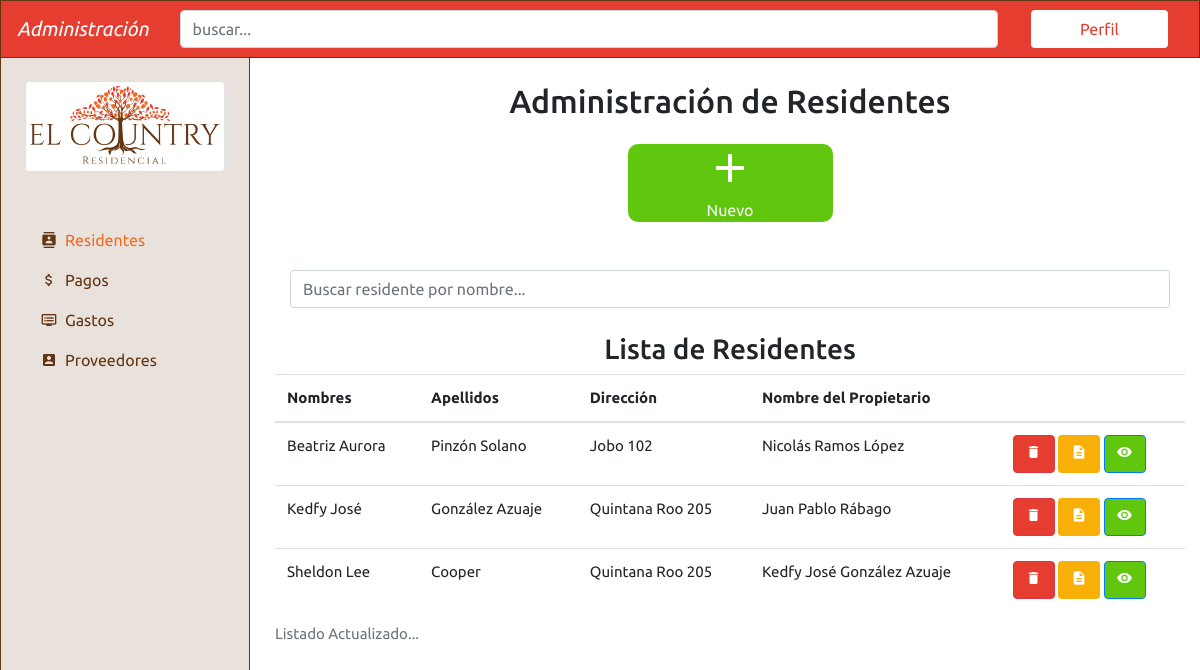
/residents/ (signed in), run on the app's committed database.
### residents/models.py (models this page shows, shortened)
class Residents(models.Model):
    name = models.CharField(max_length=50, verbose_name="nombre")
    lastname = models.CharField(max_length=50, verbose_name="apellido")
    address = models.CharField(max_length=100, verbose_name="dirección")
    phone_number = models.CharField(max_length=10, verbose_name="número telefónico", blank=True)
    email = models.EmailField(verbose_name="correo electrónico")
    type_of_property = models.CharField(max_length=50, verbose_name="tipo de inmueble")
    owner_name = models.CharField(max_length=100, verbose_name="nombre del propietario")
    owner_phone_number = models.CharField(max_length=10, verbose_name="número telefónico del propietario", blank=True)
    class Meta:
        verbose_name = "Residente"
        verbose_name_plural = "Residentes"
        ordering = ['-lastname']

### residents/views.py (the view)
# urls.py: path('', ResidentsListView.as_view(), name='residents'),
class ResidentsListView(ListView):
    model = Residents

### residents/templates/residents/residents_list.html
{% extends 'core/base.html' %}{%block title%}Residentes{% endblock %} {% block content%}
<main class="pt-4">
    <div class="container">
        <h2 class="text-center mb-4">Administración de Residentes</h2>
        <div class="row text-center panel justify-content-center align-middle">
            <div class="col-lg-3 col-md-6 col-12">
                <div class="boton bg-success d-flex align-items-center justify-content-center">
                    <a href="{% url 'residents:create' %}" class="text-light">
                        <i class="material-icons">add</i>
                        <p class="m-0">Nuevo</p>
                    </a>
                </div>
            </div>
        </div>
        <div class="col mt-5">
            <form action="#" class="my-2 my-lg-0">
                <input class="form-control" type="search" placeholder="Buscar residente por nombre...">
            </form>
        </div>
        <h3 class="text-center mt-4">Lista de Residentes</h3>
        <table class="table">
            <caption>Listado Actualizado...</caption>
            <thead>
                <tr>
                    <th scope="col">Nombres</th>
                    <th scope="col">Apellidos</th>
                    <th scope="col">Dirección</th>
                    <th scope="col">Nombre del Propietario</th>
                    <th></th>
                </tr>
            </thead>
            <tbody>
                {% if residents_list %} {% for resident in residents_list %}
                <tr>
                    <td>{{ resident.name}}</td>
                    <td>{{ resident.lastname }}</td>
                    <td>{{ resident.address}}</td>
                    <td>{{ resident.owner_name }}</td>
                    <td>
                        {% if request.user.is_staff %}
                        <a data-toggle="tooltip" data-placement="top" title="Eliminar Residente" href="{% url 'residents:delete' resident.id %}" class="btn btn-danger"><i class="material-icons">delete</i></a>
                        <a data-toggle="tooltip" data-placement="top" title="Editar Residente" href="{% url 'residents:update' resident.id %}" class="btn btn-edit"><i class="material-icons">description</i></a>
                        <a data-toggle="tooltip" data-placement="top" title="Ver Residente" href="{% url 'residents:resident' resident.id %}" class="btn btn-primary"><i class="material-icons">visibility</i></a> {% endif %}
                    </td>
                </tr>
                {% endfor %} {% else %}
                <p>No hay residentes registrados</p>
                {% endif %}
            </tbody>
        </table>
    </div>
</main>
{% endblock %}

### core/static/core/css/styles.css (style rules this page uses)
:root { --primero: #8bc34a; --segundo: #03a9f4; --tercero: #ab47bc; --cuarto: #ffb300; --gris: #ecf0f5; --azul: #25476a; }
html { height: 100%; }
body { min-height: 100%; font-family: 'Ubuntu', serif; }
.bg-success, .btn-success { background-color: #61c70e!important; }
.btn-primary, .bg-primary { background-color: #61c70e!important; }
.btn-edit { background-color: #f8b008!important; }
main { margin-left: 260px; position: relative; left: 0; min-height: 100%; }
h1, h2, h3 { font-family: 'Ubuntu', serif; }
.boton { min-height: 40px; border-radius: 10px; ; }
.boton i { font-size: 3rem; }
.table { font-size: 15px; }
.material-icons { color: white; font-size: 16px; }
.btn-danger { background-color: #e53d2f!important; }

### data on the page
Residents: name "Beatriz Aurora", lastname "Pinzón Solano", address "Jobo 102", owner_name "Nicolás Ramos López"
Residents: name "Kedfy José", lastname "González Azuaje", address "Quintana Roo 205", owner_name "Juan Pablo Rábago"
Residents: name "Sheldon Lee", lastname "Cooper", address "Quintana Roo 205", owner_name "Kedfy José González Azuaje"
